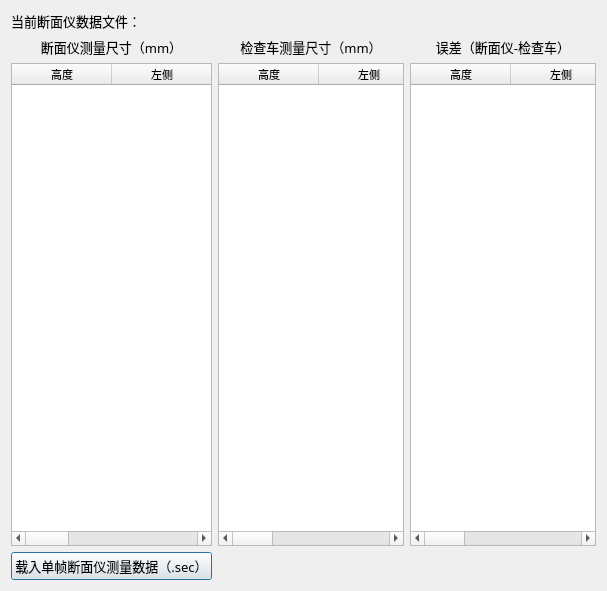
<?xml version="1.0" encoding="UTF-8"?>
<ui version="4.0">
 <class>LoadCompareDataWidget</class>
 <widget class="QDialog" name="LoadCompareDataWidget">
  <property name="geometry">
   <rect>
    <x>0</x>
    <y>0</y>
    <width>607</width>
    <height>591</height>
   </rect>
  </property>
  <property name="windowTitle">
   <string>单帧数据对比</string>
  </property>
  <layout class="QVBoxLayout" name="verticalLayout">
   <item>
    <layout class="QHBoxLayout" name="horizontalLayout">
     <item>
      <widget class="QLabel" name="label">
       <property name="font">
        <font>
         <family>微软雅黑</family>
         <pointsize>10</pointsize>
         <weight>50</weight>
         <bold>false</bold>
        </font>
       </property>
       <property name="text">
        <string>当前断面仪数据文件：</string>
       </property>
      </widget>
     </item>
     <item>
      <widget class="QLabel" name="secfilename">
       <property name="minimumSize">
        <size>
         <width>300</width>
         <height>0</height>
        </size>
       </property>
       <property name="font">
        <font>
         <family>微软雅黑</family>
         <pointsize>10</pointsize>
         <weight>50</weight>
         <bold>false</bold>
        </font>
       </property>
       <property name="text">
        <string/>
       </property>
      </widget>
     </item>
     <item>
      <spacer name="horizontalSpacer">
       <property name="orientation">
        <enum>Qt::Horizontal</enum>
       </property>
       <property name="sizeHint" stdset="0">
        <size>
         <width>40</width>
         <height>20</height>
        </size>
       </property>
      </spacer>
     </item>
    </layout>
   </item>
   <item>
    <layout class="QGridLayout" name="gridLayout">
     <item row="0" column="0">
      <widget class="QLabel" name="label_2">
       <property name="font">
        <font>
         <family>微软雅黑</family>
         <pointsize>10</pointsize>
         <weight>50</weight>
         <bold>false</bold>
        </font>
       </property>
       <property name="text">
        <string>断面仪测量尺寸（mm）</string>
       </property>
       <property name="textFormat">
        <enum>Qt::AutoText</enum>
       </property>
       <property name="alignment">
        <set>Qt::AlignCenter</set>
       </property>
      </widget>
     </item>
     <item row="0" column="1">
      <widget class="QLabel" name="label_3">
       <property name="font">
        <font>
         <family>微软雅黑</family>
         <pointsize>10</pointsize>
         <weight>50</weight>
         <bold>false</bold>
        </font>
       </property>
       <property name="text">
        <string>检查车测量尺寸（mm）</string>
       </property>
       <property name="textFormat">
        <enum>Qt::AutoText</enum>
       </property>
       <property name="alignment">
        <set>Qt::AlignCenter</set>
       </property>
      </widget>
     </item>
     <item row="0" column="2">
      <widget class="QLabel" name="label_4">
       <property name="font">
        <font>
         <family>微软雅黑</family>
         <pointsize>10</pointsize>
         <weight>50</weight>
         <bold>false</bold>
        </font>
       </property>
       <property name="text">
        <string>误差（断面仪-检查车）</string>
       </property>
       <property name="textFormat">
        <enum>Qt::AutoText</enum>
       </property>
       <property name="alignment">
        <set>Qt::AlignCenter</set>
       </property>
      </widget>
     </item>
     <item row="1" column="0">
      <widget class="QTableWidget" name="tableWidget">
       <property name="font">
        <font>
         <pointsize>8</pointsize>
        </font>
       </property>
       <column>
        <property name="text">
         <string>高度</string>
        </property>
       </column>
       <column>
        <property name="text">
         <string>左侧</string>
        </property>
       </column>
       <column>
        <property name="text">
         <string>右侧</string>
        </property>
       </column>
       <column>
        <property name="text">
         <string>宽度</string>
        </property>
       </column>
      </widget>
     </item>
     <item row="1" column="1">
      <widget class="QTableWidget" name="tableWidget_2">
       <property name="font">
        <font>
         <pointsize>8</pointsize>
        </font>
       </property>
       <column>
        <property name="text">
         <string>高度</string>
        </property>
       </column>
       <column>
        <property name="text">
         <string>左侧</string>
        </property>
       </column>
       <column>
        <property name="text">
         <string>右侧</string>
        </property>
       </column>
       <column>
        <property name="text">
         <string>宽度</string>
        </property>
       </column>
      </widget>
     </item>
     <item row="1" column="2">
      <widget class="QTableWidget" name="tableWidget_3">
       <property name="font">
        <font>
         <pointsize>8</pointsize>
        </font>
       </property>
       <column>
        <property name="text">
         <string>高度</string>
        </property>
       </column>
       <column>
        <property name="text">
         <string>左侧</string>
        </property>
       </column>
       <column>
        <property name="text">
         <string>右侧</string>
        </property>
       </column>
       <column>
        <property name="text">
         <string>宽度</string>
        </property>
       </column>
      </widget>
     </item>
     <item row="2" column="0">
      <layout class="QHBoxLayout" name="horizontalLayout_2">
       <item>
        <spacer name="horizontalSpacer_2">
         <property name="orientation">
          <enum>Qt::Horizontal</enum>
         </property>
         <property name="sizeHint" stdset="0">
          <size>
           <width>40</width>
           <height>20</height>
          </size>
         </property>
        </spacer>
       </item>
       <item>
        <widget class="QPushButton" name="pushButton">
         <property name="font">
          <font>
           <family>微软雅黑</family>
           <pointsize>10</pointsize>
           <weight>50</weight>
           <bold>false</bold>
          </font>
         </property>
         <property name="text">
          <string>载入单帧断面仪测量数据（.sec）</string>
         </property>
        </widget>
       </item>
      </layout>
     </item>
     <item row="2" column="1">
      <spacer name="horizontalSpacer_3">
       <property name="orientation">
        <enum>Qt::Horizontal</enum>
       </property>
       <property name="sizeHint" stdset="0">
        <size>
         <width>40</width>
         <height>20</height>
        </size>
       </property>
      </spacer>
     </item>
     <item row="2" column="2">
      <spacer name="horizontalSpacer_4">
       <property name="orientation">
        <enum>Qt::Horizontal</enum>
       </property>
       <property name="sizeHint" stdset="0">
        <size>
         <width>40</width>
         <height>20</height>
        </size>
       </property>
      </spacer>
     </item>
    </layout>
   </item>
  </layout>
 </widget>
 <resources/>
 <connections/>
</ui>
